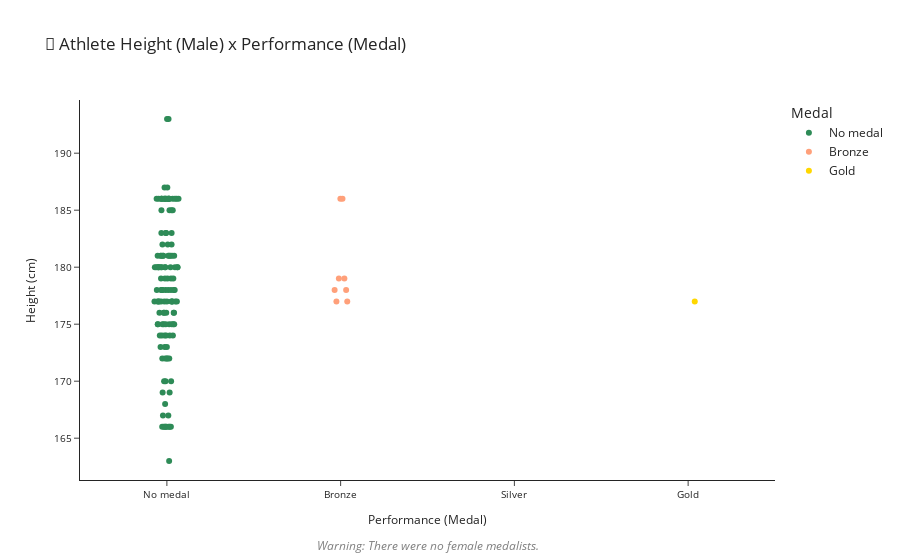

This figure's notebook cell:
### Code cell
# Creating figure
fig.show()

### Figure 1 — Plotly figure (JSON) as saved in the notebook; plotly's stock layout.template omitted (floating-point values rounded to 4 significant figures; data arrays with more than 128 entries replaced by an {"elided": "..."} marker saying what was removed)
{"data": [{"alignmentgroup": "True", "boxpoints": "all", "customdata": {"elided": "147x13 mixed values"}, "fillcolor": "rgba(255,255,255,0)", "hoveron": "points", "hovertemplate": "%{customdata[1]}<br>Height: %{y}cm.<br>Competing at: %{customdata[10]}, %{customdata[8]}.<extra></extra>", "legendgroup": "No medal", "line": {"color": "rgba(255,255,255,0)"}, "marker": {"color": "seagreen"}, "name": "No medal", "offsetgroup": "No medal", "orientation": "v", "pointpos": 0, "showlegend": true, "type": "box", "x": {"elided": "147 str values"}, "x0": " ", "xaxis": "x", "y": {"elided": "147 int values"}, "y0": " ", "yaxis": "y"}, {"alignmentgroup": "True", "boxpoints": "all", "customdata": [[25898, "Luiz Felipe Cortizo Gonalves de Azevedo", "M", 42, 73, "Brazil", "BRA", "1996 Summer", 1996, "Summer", "Atlanta", "Equestrianism", "Equestrianism Mixed Jumping, Team"], [25898, "Luiz Felipe Cortizo Gonalves de Azevedo", "M", 47, 73, "Brazil", "BRA", "2000 Summer", 2000, "Summer", "Sydney", "Equestrianism", "Equestrianism Mixed Jumping, Team"], [29041, "Alvaro Affonso \"Doda\" de Miranda Neto", "M", 23, 86, "Brazil", "BRA", "1996 Summer", 1996, "Summer", "Atlanta", "Equestrianism", "Equestrianism Mixed Jumping, Team"], [29041, "Alvaro Affonso \"Doda\" de Miranda Neto", "M", 27, 86, "Brazil", "BRA", "2000 Summer", 2000, "Summer", "Sydney", "Equestrianism", "Equestrianism Mixed Jumping, Team"], [55088, "Andr Bier Johannpeter", "M", 33, 78, "Brazil", "BRA", "1996 Summer", 1996, "Summer", "Atlanta", "Equestrianism", "Equestrianism Mixed Jumping, Team"], [55088, "Andr Bier Johannpeter", "M", 37, 78, "Brazil", "BRA", "2000 Summer", 2000, "Summer", "Sydney", "Equestrianism", "Equestrianism Mixed Jumping, Team"], [93746, "Rodrigo de Paula Pessoa", "M", 23, 67, "Brazil", "BRA", "1996 Summer", 1996, "Summer", "Atlanta", "Equestrianism", "Equestrianism Mixed Jumping, Team"], [93746, "Rodrigo de Paula Pessoa", "M", 27, 67, "Brazil", "BRA", "2000 Summer", 2000, "Summer", "Sydney", "Equestrianism", "Equestrianism Mixed Jumping, Team"]], "fillcolor": "rgba(255,255,255,0)", "hoveron": "points", "hovertemplate": "%{customdata[1]}<br>Height: %{y}cm.<br>Competing at: %{customdata[10]}, %{customdata[8]}.<extra></extra>", "legendgroup": "Bronze", "line": {"color": "rgba(255,255,255,0)"}, "marker": {"color": "lightsalmon"}, "name": "Bronze", "offsetgroup": "Bronze", "orientation": "v", "pointpos": 0, "showlegend": true, "type": "box", "x": ["Bronze", "Bronze", "Bronze", "Bronze", "Bronze", "Bronze", "Bronze", "Bronze"], "x0": " ", "xaxis": "x", "y": [179, 179, 186, 186, 178, 178, 177, 177], "y0": " ", "yaxis": "y"}, {"alignmentgroup": "True", "boxpoints": "all", "customdata": [[93746, "Rodrigo de Paula Pessoa", "M", 31, 67, "Brazil", "BRA", "2004 Summer", 2004, "Summer", "Athina", "Equestrianism", "Equestrianism Mixed Jumping, Individual"]], "fillcolor": "rgba(255,255,255,0)", "hoveron": "points", "hovertemplate": "%{customdata[1]}<br>Height: %{y}cm.<br>Competing at: %{customdata[10]}, %{customdata[8]}.<extra></extra>", "legendgroup": "Gold", "line": {"color": "rgba(255,255,255,0)"}, "marker": {"color": "gold"}, "name": "Gold", "offsetgroup": "Gold", "orientation": "v", "pointpos": 0, "showlegend": true, "type": "box", "x": ["Gold"], "x0": " ", "xaxis": "x", "y": [177], "y0": " ", "yaxis": "y"}], "layout": {"annotations": [{"font": {"color": "grey"}, "showarrow": false, "text": "<i>Warning: There were no female medalists.</i>", "x": 0.5, "xref": "paper", "y": -0.2, "yref": "paper"}], "boxmode": "overlay", "legend": {"title": {"text": "Medal"}, "tracegroupgap": 0}, "title": {"text": "🏇 Athlete Height (Male) x Performance (Medal)"}, "xaxis": {"anchor": "y", "categoryarray": ["No medal", "Bronze", "Silver", "Gold"], "categoryorder": "array", "domain": [0, 1], "tickfont": {"size": 10}, "title": {"font": {"size": 12}, "text": "Performance (Medal)"}}, "yaxis": {"anchor": "x", "domain": [0, 1], "tickfont": {"size": 10}, "title": {"font": {"size": 12}, "text": "Height (cm)"}}}}
